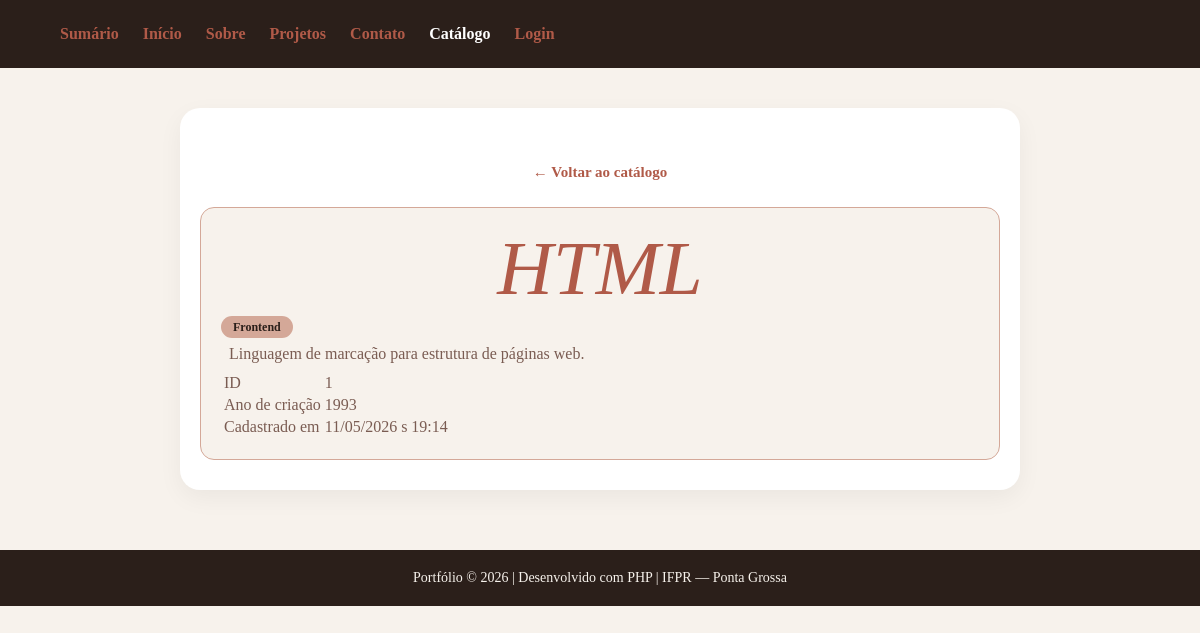
The page /detalhe.php?id=1 on the database its author committed.
### tables this page shows
CREATE TABLE tecnologias (
    id          INT UNSIGNED  NOT NULL AUTO_INCREMENT,
    nome        VARCHAR(100)  NOT NULL,
    categoria   VARCHAR(50)   NOT NULL,
    descricao   TEXT,
    ano_criacao INT,
    status      ENUM('ativo','inativo') NOT NULL DEFAULT 'ativo',
    criado_em   DATETIME      NOT NULL DEFAULT CURRENT_TIMESTAMP,
    PRIMARY KEY (id)
);

### detalhe.php (the view, shortened to what this page needs)
<?php
    $id = filter_input(INPUT_GET, 'id', FILTER_VALIDATE_INT);
    $pdo = conectar();
    $stmt = $pdo->prepare(
        "SELECT * FROM tecnologias
        WHERE id = :id
        AND status = 'ativo'
        LIMIT 1"
        );
    $stmt->execute([':id' => $id]);
    $tec = $stmt->fetch();
    $categoria = $_GET['categoria'] ?? '';
    $link_voltar = $categoria ? "index.php?categoria=" . urlencode($categoria) : "index.php";
?>
<!DOCTYPE html>
<html lang="pt-BR">
<head>
    <?php include __DIR__ . '/includes/cabecalho.php' ; ?>
</head>
<body>
    <div class="container">
        <a class="voltar" href="<?php echo $link_voltar; ?>">← Voltar ao catálogo</a>
        <div class="card">
            <div>
                <h1>
                    <?php echo htmlspecialchars ($tec['nome']) ; ?>
                </h1>
                <span>
                    <?php echo htmlspecialchars ($tec['categoria']) ; ?>
                </span>
            </div>
            <p>
                <?php echo htmlspecialchars ($tec['descricao']) ; ?>
            </p>
            <table>
                <tr>
                    <td>ID</td>
                    <td>
                        <?php echo htmlspecialchars($tec['id']) ; ?>
                    </td>
                </tr>
                <tr>
                    <td>Ano de criação</td>
                    <td>
                        <?php echo htmlspecialchars($tec['ano_criacao']); ?>
                    </td>
                </tr>
                <tr>
                    <td>Cadastrado em</td>
                    <td>
                        <?php echo date ('d/m/Y \\s H:i', strtotime ($tec ['criado_em'])) ; ?>
                    </td>
                </tr>
            </table>
        </div>
    </div>
    <?php include __DIR__ . '/includes/rodape.php' ; ?>
</body>
</html>

### includes/estilo.css (style rules this page uses)
:root { --white: #ffffff; --cream: #f7f2ec; --rose: #c47a6a; --deep: #2b1f1a; --mid: #7a5c52; --accent: #b05a48; --light-mid: #d4a898; --verde: #a8e6a3; --black: #000000; }
* { margin: 0; }
body { background-color: var(--cream); font-family: 'Cormorant Garamond', serif; }
a { text-decoration: none; }
h1 { text-align: center; font-size: 77px; font-weight: 300; line-height: 1.05; margin-bottom: 8px; font-style: italic; color: var(--accent); }
.container { background-color: var(--white); border-radius: 20px; color: var(--mid); text-align: center; max-width: 800px; margin: 40px auto; padding: 30px 20px; box-shadow: 0 8px 25px rgba(0,0,0,0.05); }
.container p { margin: 8px; }
.voltar { display: inline-block; margin-top: 20px; color: var(--accent); font-weight: bold; font-size: 15px; padding: 6px 12px; border-radius: 8px; }
.card { background-color: var(--cream); border-radius: 14px; padding: 20px; margin-top: 20px; text-align: left; border: 1px solid var(--light-mid); transition: transform 0.15s ease, box-shadow 0.15s ease; }
.card span { background: var(--light-mid); color: var(--deep); padding: 4px 12px; border-radius: 20px; font-size: 12px; font-weight: bold; }
.card p { margin-top: 10px; }

### rows shown on the page
tecnologias: nome "HTML", categoria "Frontend", descricao "Linguagem de marcação para estrutura de páginas web.", id "1", ano_criacao "1993", criado_em "11/05/2026 s 19:14"

### other values the page prints
$autor "Portfólio"
